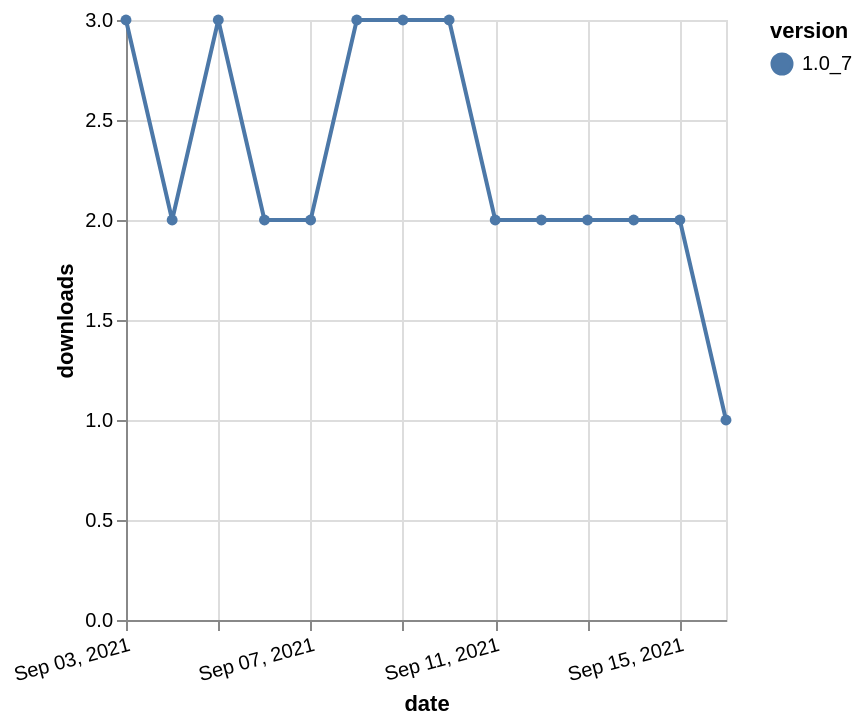

Write a Vega-Lite specification for this figure.
### Vega-Lite specification from a JSON file in a GitHub repository (floating-point values rounded to 4 significant figures)
{"$schema": "https://vega.github.io/schema/vega-lite/v5.json", "description": "A simple bar chart with embedded data.", "data": {"values": [{"date": "2021-09-03", "total": 2995, "delta": 3, "version": "1.0_7"}, {"date": "2021-09-04", "total": 2997, "delta": 2, "version": "1.0_7"}, {"date": "2021-09-05", "total": 3000, "delta": 3, "version": "1.0_7"}, {"date": "2021-09-06", "total": 3002, "delta": 2, "version": "1.0_7"}, {"date": "2021-09-07", "total": 3004, "delta": 2, "version": "1.0_7"}, {"date": "2021-09-08", "total": 3007, "delta": 3, "version": "1.0_7"}, {"date": "2021-09-09", "total": 3010, "delta": 3, "version": "1.0_7"}, {"date": "2021-09-10", "total": 3013, "delta": 3, "version": "1.0_7"}, {"date": "2021-09-11", "total": 3015, "delta": 2, "version": "1.0_7"}, {"date": "2021-09-12", "total": 3017, "delta": 2, "version": "1.0_7"}, {"date": "2021-09-13", "total": 3019, "delta": 2, "version": "1.0_7"}, {"date": "2021-09-14", "total": 3021, "delta": 2, "version": "1.0_7"}, {"date": "2021-09-15", "total": 3023, "delta": 2, "version": "1.0_7"}, {"date": "2021-09-16", "total": 3024, "delta": 1, "version": "1.0_7"}]}, "width": "container", "mark": {"type": "line", "point": {"filled": true}}, "encoding": {"x": {"field": "date", "type": "temporal", "timeUnit": "yearmonthdate", "title": "date", "axis": {"labelAngle": -15}}, "y": {"field": "delta", "type": "quantitative", "title": "downloads"}, "color": {"field": "version", "type": "nominal"}, "tooltip": {"field": "delta"}}}
